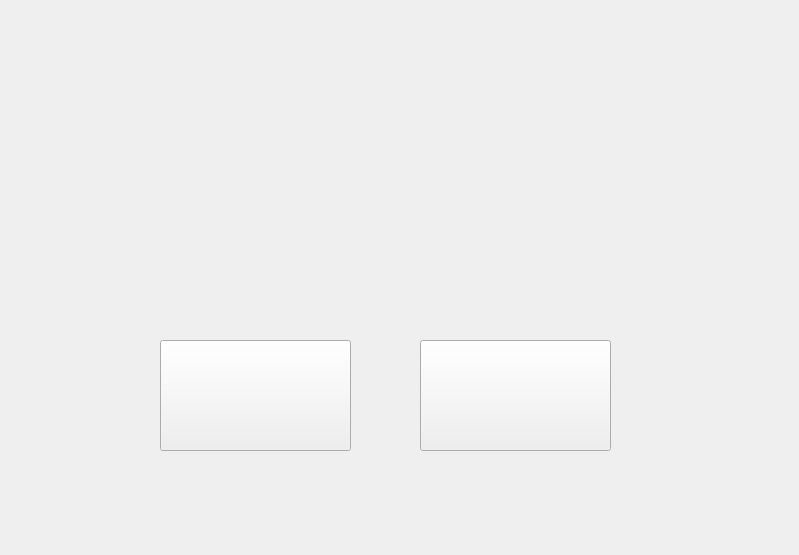
<?xml version="1.0" encoding="UTF-8"?>
<ui version="4.0">
 <class>MainWindow</class>
 <widget class="QMainWindow" name="MainWindow">
  <property name="geometry">
   <rect>
    <x>0</x>
    <y>0</y>
    <width>799</width>
    <height>555</height>
   </rect>
  </property>
  <property name="minimumSize">
   <size>
    <width>799</width>
    <height>555</height>
   </size>
  </property>
  <property name="maximumSize">
   <size>
    <width>799</width>
    <height>555</height>
   </size>
  </property>
  <property name="windowTitle">
   <string>HF Recognition</string>
  </property>
  <property name="accessibleName">
   <string/>
  </property>
  <property name="accessibleDescription">
   <string/>
  </property>
  <property name="styleSheet">
   <string notr="true">border-image: url(./visual/fondo.jpeg);</string>
  </property>
  <property name="unifiedTitleAndToolBarOnMac">
   <bool>false</bool>
  </property>
  <widget class="QWidget" name="centralwidget">
   <widget class="QPushButton" name="btnHand">
    <property name="geometry">
     <rect>
      <x>420</x>
      <y>340</y>
      <width>191</width>
      <height>111</height>
     </rect>
    </property>
    <property name="styleSheet">
     <string notr="true">border-image: url(./visual/HG.png);</string>
    </property>
    <property name="text">
     <string/>
    </property>
   </widget>
   <widget class="QPushButton" name="btnFace">
    <property name="geometry">
     <rect>
      <x>160</x>
      <y>340</y>
      <width>191</width>
      <height>111</height>
     </rect>
    </property>
    <property name="styleSheet">
     <string notr="true">border-image: url(./visual/FR.png);</string>
    </property>
    <property name="text">
     <string/>
    </property>
   </widget>
  </widget>
 </widget>
 <resources>
  <include location="visual/visual.qrc"/>
 </resources>
 <connections/>
</ui>
